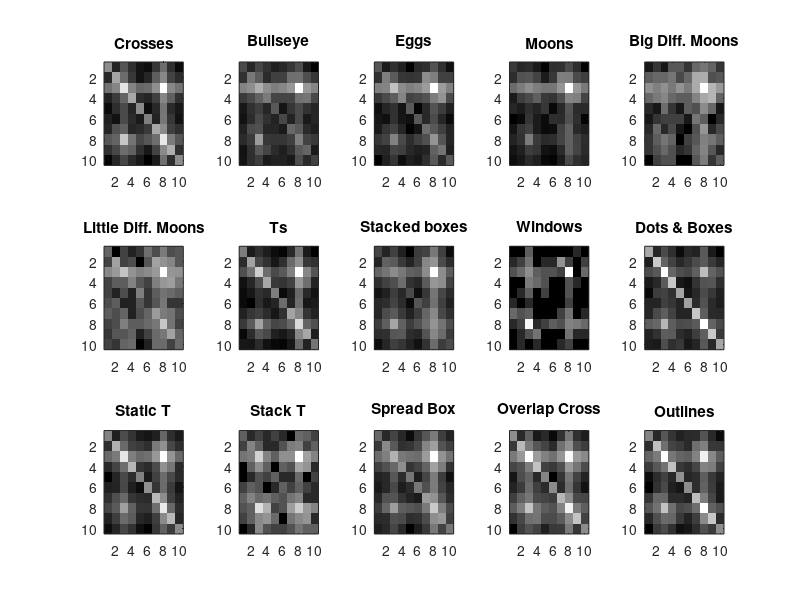

This chart was generated by the following MATLAB code: (Note: this script raises an error after producing the figure.)
%% Basic Colorbinding Analysis
% Converting Corey's basicAna.R code to Matlab...because I hate R
% v2-For all stimuli types
% v3-Using 4 parameter model, fitting to individual subjects
% Synch with basicAna3v2Subj
% v3Acr-Trying collapsing across subjects to check if replicates previous
% Doesn't work-Collapsing seems to get rid of structure in individual
% subjects
close all
clear all
fclose all;
clc
set(0,'defaultlinelinewidth',2)

%% Parse data

% Gather data files
allFiles=dir();
fNames={};
for fi=1:length(allFiles)
    if length(allFiles(fi).name)>4 && allFiles(fi).name(length(allFiles(fi).name)-4)=='1'
        fNames{length(fNames)+1}=allFiles(fi).name;
    end
end

% Gather data
% h is outside, v is inside
% 1) ms-precue- 0, no precue
% 2) resp-v-hv- Did you select an h (1) color or a v (2) color? (2 is correct)
% 3) ms-st-cue- 400 ms,
% 4) nitems- 22 items
% 5) resp-h-pos- Response for first component (0 is correct,numbers are relative position)
% 6) actualStimOn- True stim duration time (I think this is in seconds
% 7) resp-v-pos- Response for second component (0 is correct,numbers are relative position)
% 8) ms-stimon- 94 ms
% 9) resp-h-hv- Did you select an h (1) color or a v (2) color? (1 is correct)
% 10) cue-loc-int- Cued item position (integer)
% 11) cue-loc-x- Cue location x (actual spatial position)
% 12) cue-loc-y- Cue location y (actual spatial position)
% 13) radius- 5.3
% 14) bars-or-spot- 0, basic spots
% 15) npractice- 5
% 16) ntrials- 400
% 17) offsett- -10.5

a=[];
stimtype={'Crosses','Bullseye','Eggs','Moons','Big Diff. Moons','Little Diff. Moons','Ts','Stacked boxes','Windows','Dots & Boxes','Static T','Stack T', 'Spread Box','Overlap Cross','Outlines'};
conditions2=[3.75,5,5.5,4.5,-10.5,-9];
goodVersions=[-1 0 1 2 5 6 8 9 11 12 13]; % The conditions with enough subjects
setLabels={'resp-h-hv','resp-v-hv','resp-h-pos','resp-v-pos','cue-loc-int'};
if ~exist('parsedDataV2.mat')
    allData=cell(1,15);
    numSubjs=zeros(1,15);
    times=nan(50,15,3);
    tempCount=0;
    for fi=1:length(fNames)
        
        try
            fid=fopen(fNames{fi});
            labels=fgets(fid);
            labels=strsplit(labels,',');
            fiData=csvread(fNames{fi},1,0);
            fclose all;
            if size(fiData,1)>=200
                % Regularize data structures
                labels{end+1}='subjectID';
                fiData(:,end+1)=0;
                
                if sum(strcmp('offsett',labels))>0
                    labels{strcmp('offsett',labels)}='offset';
                    labels{end+1}='offset2';
                    fiData(:,end+1)=0;
                end
                
                if size(fiData,2)==17
                    labels{end+1}='offset';
                    fiData(:,strcmp('offset',labels))=0;
                    labels{end+1}='offset2';
                    fiData(:,strcmp('offset2',labels))=0;
                    labels{end+1}='version';
                    fiData(:,strcmp('version',labels))=fiData(1,strcmp('bars-or-spot',labels))-2;
                end
                
                if size(fiData,2)<=20 & sum(strcmp('version',labels)==0)==length(labels)
                    offs=fiData(1,strcmp('offset',labels));
                    labels{end+1}='version';
                    if (offs == 3.75)
                        fiData(:,strcmp('version',labels)) = 1 ;
                        tempCount=tempCount+1;
                    elseif(offs == 5)
                        fiData(:,strcmp('version',labels)) = 2;
                    elseif(offs == 5.5)
                        fiData(:,strcmp('version',labels)) = 3;
                    elseif(offs == 4.5)
                        fiData(:,strcmp('version',labels)) = 4;
                    elseif(offs == -10.5)
                        fiData(:,strcmp('version',labels)) = 5;
                    elseif(offs == -9)
                        fiData(:,strcmp('version',labels)) = 6;
                    elseif(offs == 0)
                        print('1')
                    else
                        print('other thing')
                    end
                end
                version=fiData(1,strcmp('version',labels));
                if version==12
                   disp('') 
                end
                orgData=nan(size(fiData,1),length(setLabels));
                for i=1:length(setLabels)
                    orgData(:,i)=fiData(:,find(strcmp(setLabels{i},labels)));
                end
                if size(orgData,1)<500
                    orgData(end+1:500,:)=nan;
                end
                allData{version+2}=cat(3,allData{version+2},orgData);
                numSubjs(version+2)=numSubjs(version+2)+1;
                times(numSubjs(version+2),version+2,1)=fiData(1,strcmp('ms-st-cue',labels));
                times(numSubjs(version+2),version+2,2)=fiData(1,strcmp('ms-precue',labels));
                times(numSubjs(version+2),version+2,3)=fiData(1,strcmp('ms-stimon',labels));
                %
                %             if size(fiData,2)==17
                %                 version=fiData(1,find(strcmp('bars-or-spot',labels)));
                %             elseif size(fiData,2)<=20 && sum(strcmp('version',labels))==0
                %                 version=fiData(1,find(strcmp('bars-or-spot',labels)));
                %
                %             end
            end
        catch
            excludeData(fi)=1;
        end
        
    end
    
    save('parsedDataV2.mat','fNames','numSubjs','allData','times')
else
    load('parsedDataV2.mat')
end
subjGood=numSubjs>10;

%% Probability of selecting a given position and component

allRes=cell(1,length(allData));
hitRate=zeros(2,length(allData));
% For each condition
for ci=1:length(allData)
    currCond=allData{ci};
    
    hComp=nan(2,5,size(currCond,3)); 
    vComp=nan(2,5,size(currCond,3));
    % For each subject
    for si=1:size(currCond,3)
        % For vcomp
        % What component did you select?
        vCompSel=currCond(:,2,si)==1; % selected h
        vPosData=currCond(:,4,si);
        
        % For v trials in which you selected the h component, what position
        % was that component?
        vselPosH=vPosData(vCompSel);
        [vselPosHCounts]=hist(vselPosH,5);
        
        
        % For v trials in which you selected the v component, what position
        % was that component?
        vselPosV=vPosData(~vCompSel);
        [vselPosVCounts]=hist(vselPosV,5);
        
        vComp(1,:,si)=vselPosHCounts/sum([vselPosHCounts vselPosVCounts]);
        vComp(2,:,si)=vselPosVCounts/sum([vselPosHCounts vselPosVCounts]);
        
        % For hComp------------------------------------------------------------
        % What component did you select?
        hCompSel=currCond(:,1,si)==1; % selected h
        hPosData=currCond(:,3,si);
        
        % For h trials in which you selected the h component, what position
        % was that component?
        hselPosH=hPosData(hCompSel);
        [hselPosHCounts]=hist(hselPosH,5);
        
        
        % For h trials in which you selected the v component, what position
        % was that component?
        hselPosV=hPosData(~hCompSel);
        [hselPosVCounts]=hist(hselPosV,5);
        
        hComp(1,:,si)=hselPosHCounts/sum([hselPosHCounts hselPosVCounts]);
        hComp(2,:,si)=hselPosVCounts/sum([hselPosHCounts hselPosVCounts]);
        
        hits=sum((currCond(:,2,si)==2 & currCond(:,4,si)==0 ) & (currCond(:,1,si)==1 & currCond(:,3,si)==0 ));
        hitRate(:,ci)=hitRate(:,ci)+[hits;size(currCond,1)];
    end
    
    allRes{ci}={vComp hComp};
end

% Hit rates
% 1-4 have good hit rates
% 5, 6, 9 and 12 didn't have many subjects
% 7, 8, 10, 11, 13, 14 and 15 have high error rates
    
%% Color switching reports

colReport=cell(1,length(allData));
colReport2=cell(1,length(allData));

% For given subject the matrix is Reports for h(hv) by Reports for v(hv)
figure;set(gcf,'color','w');
for ci=1:length(allData)
    currCond=allData{ci};
    
    tempCR=nan(10,10,size(currCond,3));
    tempCR2=nan(10,10,size(currCond,3));
    % For each subject
    for si=1:size(currCond,3)
        % For vcomp
        % What component did you select?
        vCompSel=currCond(:,2,si)==1; % selected h
        vPosData=currCond(:,4,si);
        
        % For the v-component did you select an h-comp (1:5) or a v-comp(6:10)?
        vAll=nan(size(vPosData));
        vAll(vCompSel)=vPosData(vCompSel)+3;
        vAll(~vCompSel)=vPosData(~vCompSel)+8;
        
        % For hComp
        % What component did you select?
        hCompSel=currCond(:,1,si)==1; % selected h
        hPosData=currCond(:,3,si);
        
        % For the h-component did you select an h-comp (1:5) or a v-comp(6:10)?
        hAll=nan(size(hPosData));
        hAll(hCompSel)=hPosData(hCompSel)+3;
        hAll(~hCompSel)=hPosData(~hCompSel)+8;
        
        % Count matrix
        cr=zeros(10,10,length(hAll));
        for ti=1:sum(~isnan(hAll))
            cr(hAll(ti),vAll(ti),ti)=1;
        end
        tempCR(:,:,si)=mean(cr,3);
        tempCR2(:,:,si)=sum(cr,3);
        
    end
    colReport{ci}=tempCR;
    colReport2{ci}=tempCR2;
    
    subplot(3,5,ci)
    imagesc(log(mean(tempCR,3)));
    colormap(gray(256))
    title(stimtype{ci})
%     ylabel('H-Component')
%     xlabel('V-Component')
end

%% TO DO-What parts do people recall and from where?
% Make a graph showing for Part A how often people recall a Part A vs. Part
% B and the relative locations of the recalled parts. Do the same for part
% B.


%% TO DO-How often do people recall a whole object?
% Make a graph showing for each location how often people recall a Part A
% from location X and a Part B from location Y where X==Y.


%% TO DO-How often do people recall colors bound to parts?
% Make a graph showing how often people recall two features that are
% correctly bound to parts but come from different objects (so exclude
% whole objects).

%% Parameter fit

% for fm6v2
% Basic 4 parameter model
quickie = @(params,currCount)(fullmodel6v2(params,currCount));
startParam=[.1 .15 .25 .8]; % whole, part, color, double guess
lbound=[0 0 0 0 ];
ubound=[1 1 1 inf ];
name='probSampsInd_fm6v2Acr.mat';

% % for fm7v2-Separate noise
% quickie = @(params,currCount)(fullmodel7v2(params,currCount));
% startParam=[.1 .15 .25 .5 .8 1.5]; % whole, part, color, double guess
% lbound=[0 0 0 0 0 0];
% ubound=[1 1 1 inf inf inf];
% name='probSampsInd_fm7v2Acr.mat';

% % for fm8v2-Separate probability
% quickie = @(params,currCount)(fullmodel8v2(params,currCount));
% startParam=[.1 .15 .15 .3 .3 .8]; % whole, part, color, double guess
% lbound=[0 0 0 0 0 0 ];
% ubound=[1 1 1 1 1 inf ];
% name='probSampsInd_fm8v2Acr.mat';



numSamp=40;
bcount=0;
if ~exist(name)
    params=nan(length(stimtype),length(startParam),numSamp);
    % P-Whole, P-Part_A/B, P-Color_A/B, sd_whole, sd_part,sd_color
    for ci=1:length(stimtype)
        disp(stimtype{ci})
        a=[];
        for si=1:numSamp
            e=0;
            while e==0
                % Sample subjects
                currCount=sum(colReport2{ci}(:,:,randsample(size(colReport2{ci},3),size(colReport2{ci},3),true)),3);
                
                fx = @(params2)(quickie(params2,currCount));
                [PAR_v4{ci} fval e]= fminsearchbnd(fx, startParam,lbound,ubound);
                if e==0
                    bcount=bcount+1;
                end
            end
            params(ci,:,si)=PAR_v4{ci};
            temp=PAR_v4{ci};
            %disp(temp)
            a=[a temp(1)];
            [residual mllk]=fullmodel6v2_llk(nanmean(params(ci,:,:),3),currCount);
            temp=mllk.*sum(currCount(:));
        end
        %disp(PAR_v4{ci})
    end
    save(name,'params')
else
    
    load(name)
end

figure;set(gcf,'color','w');
modllk=nan(10,10,length(stimtype));
modcounts=nan(10,10,length(stimtype));
for ci=1:length(stimtype)
    currCount=sum(colReport2{ci},3);
    if sum(isnan(nanmean(params(ci,:,:),3)))~=4
        [residual mllk]=fullmodel6v2_llk(nanmean(params(ci,:,:),3),currCount);
        modllk(:,:,ci)=mllk;
        modcounts(:,:,ci)=mllk.*sum(currCount(:));
        subplot(3,5,ci)
        imagesc(log(modcounts(:,:,ci)));
        colormap(gray(256))
        title(stimtype{ci})
    end
end

%% Get params
pWhole=params(subjGood,1,:);
pPart=params(subjGood,2,:);
pColor=params(subjGood,3,:);
sdSamp=params(subjGood,4,:);

pWholeMu=nanmean(params(subjGood,1,:),3);
pPartMu=nanmean(params(subjGood,2,:),3);
pColorMu=nanmean(params(subjGood,3,:),3);
sdSampMu=nanmean(params(subjGood,4,:),3);

% For sep A B parameters
% pWhole=params(subjGood,1,:);
% pPart=mean(params(subjGood,2:3,:),2);
% pColor=mean(params(subjGood,4:5,:),2);
% sdSamp=mean(params(subjGood,6,:),2);
% 
% pWholeMu=nanmean(params(subjGood,1,:),3);
% pPartMu=nanmean(mean(params(subjGood,2:3,:),2),3);
% pColorMu=nanmean(mean(params(subjGood,4:5,:),2),3);
% sdSampMu=nanmean(mean(params(subjGood,6,:),2),3);

pWholeSEL=mean(pWhole,3)-prctile(pWhole,2.5,3);
pWholeSEH=prctile(pWhole,97.5,3)-mean(pWhole,3);
pPartSEL=mean(pPart,3)-prctile(pPart,2.5,3);
pPartSEH=prctile(pPart,97.5,3)-mean(pPart,3);
pColorSEL=mean(pColor,3)-prctile(pColor,2.5,3);
pColorSEH=prctile(pColor,97.5,3)-mean(pColor,3);
sdSampSE=nanstd(sdSamp,[],3)./sqrt(sum(~isnan(params(subjGood,4,:)),3));

%% Plot
figure
hold on
errorbar(pPartMu,pWholeMu,pWholeSEL,pWholeSEH,'k.')
herrorbar(pPartMu,pWholeMu,pPartSEL,pPartSEH,'k.')
xlabel('P-Part');ylabel('P-Whole')
hold off

figure
hold on
errorbar(pPartMu,pColorMu,pColorSEL,pColorSEH,'k.')
herrorbar(pPartMu,pColorMu,pPartSEL,pPartSEH,'k.')
xlabel('P-Part');ylabel('P-Color')
hold off

figure
hold on
errorbar(pColorMu,pWholeMu,pWholeSEL,pWholeSEH,'k.')
herrorbar(pColorMu,pWholeMu,pColorSEL,pColorSEH,'k.')
xlabel('P-Color');ylabel('P-Whole')
hold off





